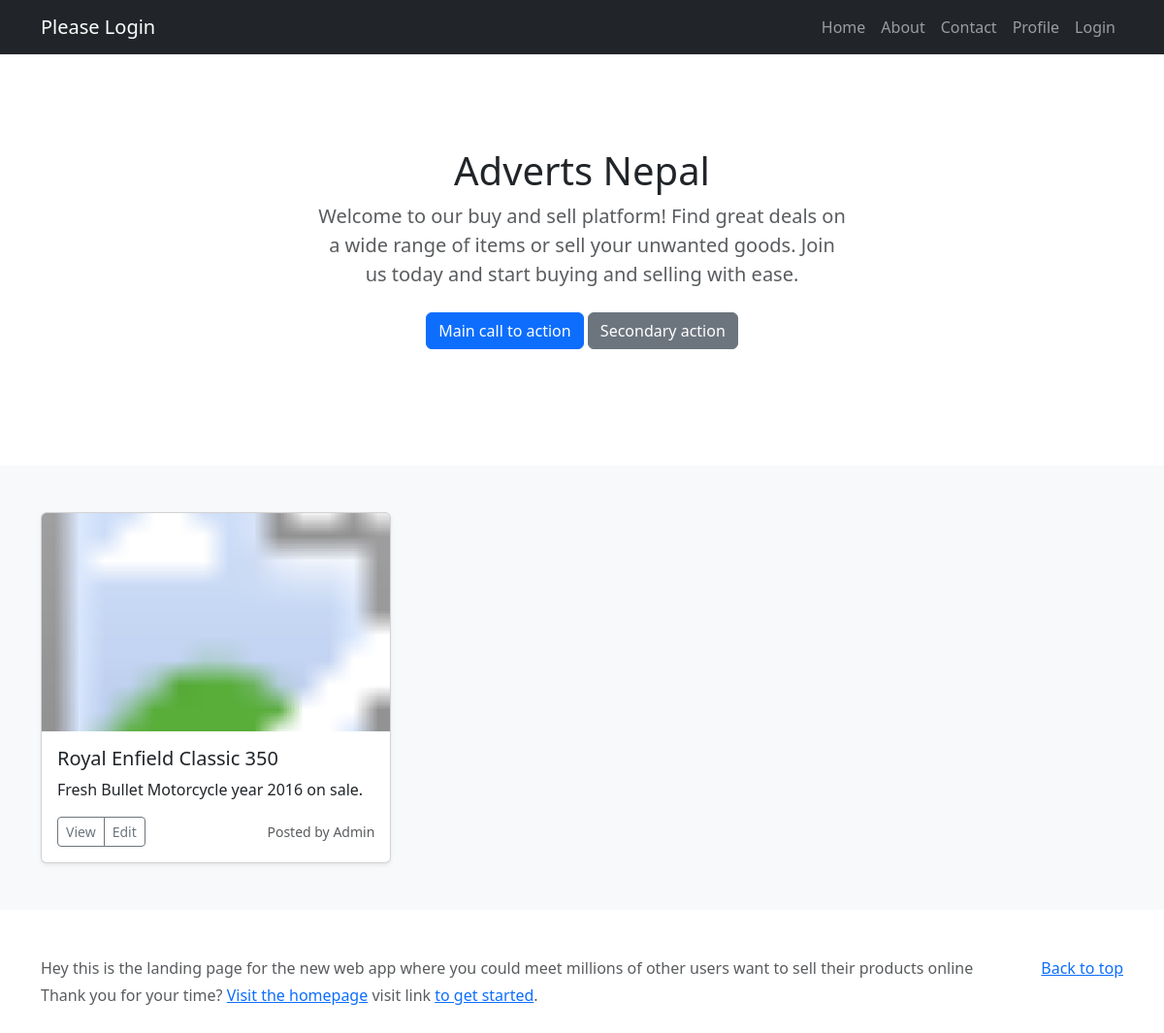
Before: / with the older database file.
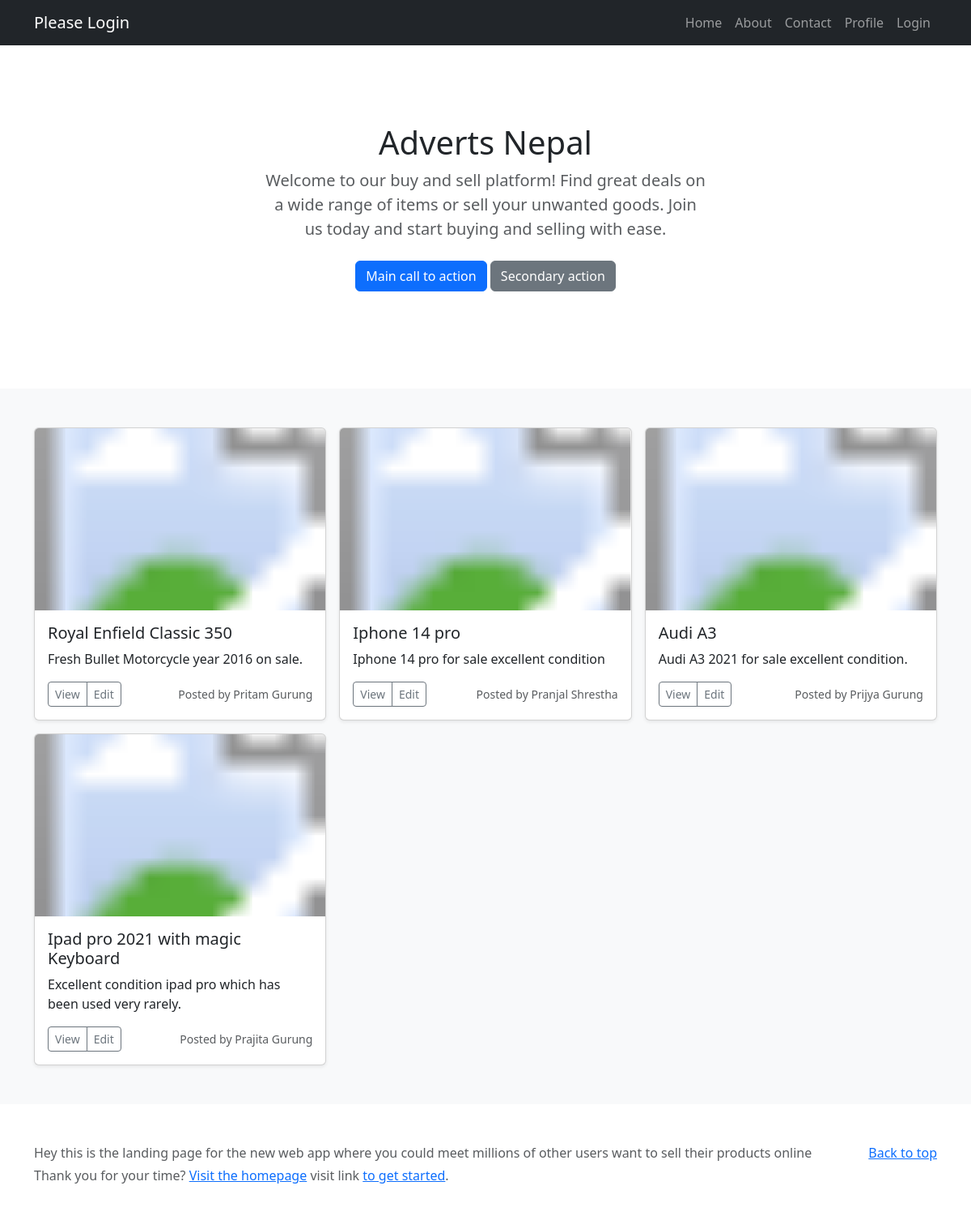
After: the same page with the newer database file.
### main.py (models this page shows)
class Ad(db.Model):
    __tablename__ = "ads"
    id = db.Column(db.Integer,primary_key=True)
    ad_title = db.Column(db.String(250), nullable=False)
    img_url = db.Column(db.String(250))
    description = db.Column(db.Text, nullable=False)
    author = relationship('User', back_populates='posts')
    author_id = db.Column(db.Integer, db.ForeignKey("users.id"))
    date = db.Column(db.String(250), nullable=False)

class User(db.Model, UserMixin):
    __tablename__ = "users"
    id = db.Column(db.Integer, primary_key=True)
    name = db.Column(db.String(250), nullable=False)
    contact_number = db.Column(db.Integer, nullable=False)
    email = db.Column(db.String(250), nullable=False)
    password = db.Column(db.String(250), nullable=False)
    posts = relationship('Ad', back_populates='author')

### main.py (the view)
@app.route('/')
def home():
    all_ads = Ad.query.all()
    return render_template('index.html', all_ads=all_ads)

### templates/index.html (shortened to what this page needs)
{% extends 'base.html' %}
{% block content %}
  <section class="py-5 text-center container">
    <div class="row py-lg-5">
      <div class="col-lg-6 col-md-8 mx-auto">
        <h1 class="fw-light">Adverts Nepal</h1>
        <p class="lead text-body-secondary"> Welcome to our buy and sell platform! Find great deals on a wide range of items or sell your unwanted goods. Join us today and start buying and selling with ease.</p>
        <p>
          <a href="#" class="btn btn-primary my-2">Main call to action</a>
          <a href="#" class="btn btn-secondary my-2">Secondary action</a>
        </p>
      </div>
    </div>
  </section>
{% if all_ads %}
  <div class="album py-5 bg-body-tertiary">
    <div class="container">
      <div class="row row-cols-1 row-cols-sm-2 row-cols-md-3 g-3">
        {% for ad in all_ads %}
        <div class="col">
          <div class="card shadow-sm">
            <svg class="bd-placeholder-img card-img-top" width="100%" height="225" xmlns="http://www.w3.org/2000/svg" role="img" aria-label="Placeholder: Thumbnail" preserveAspectRatio="xMidYMid slice">
             <image href={{ ad.img_url }} width="100%" height="100%" preserveAspectRatio="xMidYMid slice" />
            </svg>
            <div class="card-body">
              <h5 class="card-title">{{ ad.ad_title }}</h5>
              <p class="card-text">{{ ad.description }}</p>
              <div class="d-flex justify-content-between align-items-center">
                <div class="btn-group">
                  <button type="button" class="btn btn-sm btn-outline-secondary">View</button>
                  <button type="button" class="btn btn-sm btn-outline-secondary">Edit</button>
                </div>
                <small class="text-body-secondary">Posted by {{ ad.author.name }}</small>
              </div>
            </div>
          </div>
        </div>
        {% endfor %}
      </div>
    </div>
  </div>
{% endif %}
<footer class="text-body-secondary py-5">
  <div class="container">
    <p class="float-end mb-1">
      <a href="#">Back to top</a>
    </p>
    <p class="mb-1">Hey this is the landing page for the new web app where you could meet millions of other users want to sell their products online</p>
    <p class="mb-0">Thank you for your time? <a href="/">Visit the homepage</a> visit link <a href="/docs/5.3/getting-started/introduction/">to get started</a>.</p>
  </div>
</footer>
{% endblock %}

### templates/base.html (shortened to what this page needs)
<!DOCTYPE html>
<html lang="en">
<head>
    <link href="https://cdn.jsdelivr.net/npm/bootstrap@5.3.0/dist/css/bootstrap.min.css" rel="stylesheet">
    <head><script src="/docs/5.3/assets/js/color-modes.js"></script>
<link href="/docs/5.3/dist/css/bootstrap.min.css" rel="stylesheet">
  </head>
</head>
<body>
  {% block content %}
  {% endblock %}
</body>
</html>

### templates/header.html (shortened to what this page needs)
<head>
<link href="/docs/5.3/dist/css/bootstrap.min.css" rel="stylesheet">
   <nav class="navbar navbar-expand-lg navbar-dark bg-dark">
    <div class="container">
      {% if current_user.is_authenticated: %}
      <a class="navbar-brand" href="#">Welcome {{current_user.name.split(' ')[0]}}</a>
      {% else %}
        <a class="navbar-brand" href="#">Please Login</a>
      {% endif %}
      <div class="collapse navbar-collapse" id="navbarNav">
        <ul class="navbar-nav ms-auto">
          <li class="nav-item">
            <a class="nav-link" href="{{url_for('home')}}">Home</a>
          </li>
          <li class="nav-item">
            <a class="nav-link" href="#">About</a>
          </li>
          <li class="nav-item">
            <a class="nav-link" href="#">Contact</a>
          </li>
          <li class="nav-item">
            <a class="nav-link" href="#">Profile</a>
          </li>
          {% if not current_user.is_authenticated: %}
          <li class="nav-item">
            <a class="nav-link" href="{{ url_for('login') }}">Login</a>
          </li>
          {% endif %}
        </ul>
      </div>
    </div>
  </nav>
  </head>

### templates/header.html (style rules this page uses)
.bd-placeholder-img { font-size: 1.125rem; text-anchor: middle; -webkit-user-select: none; -moz-user-select: none; user-select: none; }

Changed rows visible on the page:
changed Ad "Royal Enfield Classic 350": author.name "Admin" → "Pritam Gurung"
added Ad: ad_title "Iphone 14 pro", description "Iphone 14 pro for sale excellent condition", author.name "Pranjal Shrestha"
added Ad: ad_title "Audi A3", description "Audi A3 2021 for sale excellent condition.", author.name "Prijya Gurung"
added Ad: ad_title "Ipad pro 2021 with magic Keyboard", description "Excellent condition ipad pro which has been used very rarely.", author.name "Prajita Gurung"
